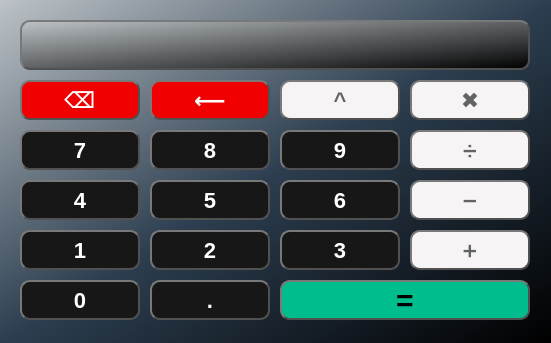
<?xml version="1.0" encoding="UTF-8"?>
<ui version="4.0">
 <class>QDialog</class>
 <widget class="QDialog" name="QDialog">
  <property name="enabled">
   <bool>true</bool>
  </property>
  <property name="geometry">
   <rect>
    <x>0</x>
    <y>0</y>
    <width>551</width>
    <height>343</height>
   </rect>
  </property>
  <property name="minimumSize">
   <size>
    <width>551</width>
    <height>343</height>
   </size>
  </property>
  <property name="maximumSize">
   <size>
    <width>551</width>
    <height>343</height>
   </size>
  </property>
  <property name="windowTitle">
   <string>Dori Calculator</string>
  </property>
  <property name="windowIcon">
   <iconset>
    <normaloff>Downloads/icon.ico</normaloff>Downloads/icon.ico</iconset>
  </property>
  <property name="autoFillBackground">
   <bool>false</bool>
  </property>
  <property name="styleSheet">
   <string notr="true">background-color: qlineargradient(x1: 0, y1: 0, x2: 1, y2: 1,stop: 0 #bdc3c7, stop: 0.5 #2c3e50, stop: 1 #000000);
</string>
  </property>
  <widget class="QPushButton" name="num7_button">
   <property name="geometry">
    <rect>
     <x>20</x>
     <y>130</y>
     <width>120</width>
     <height>40</height>
    </rect>
   </property>
   <property name="cursor">
    <cursorShape>PointingHandCursor</cursorShape>
   </property>
   <property name="styleSheet">
    <string notr="true">QPushButton{
    color: white;
    background-color: rgb(23, 23, 23);
    font: bold 22px;
    padding: 6px;
    border-style: outset;
    border-width: 2px;
    border-radius: 10px;
    border-color: rgb(81, 81, 81);
}

QPushButton:hover{
    background-color: rgb(36, 36, 36);

}

QPushButton:pressed{
    background-color: black;
}</string>
   </property>
   <property name="text">
    <string>7</string>
   </property>
  </widget>
  <widget class="QPushButton" name="num8_button">
   <property name="geometry">
    <rect>
     <x>150</x>
     <y>130</y>
     <width>120</width>
     <height>40</height>
    </rect>
   </property>
   <property name="cursor">
    <cursorShape>PointingHandCursor</cursorShape>
   </property>
   <property name="styleSheet">
    <string notr="true">QPushButton{
    color: white;
    background-color: rgb(23, 23, 23);
    font: bold 22px;
    padding: 6px;
    border-style: outset;
    border-width: 2px;
    border-radius: 10px;
    border-color: rgb(81, 81, 81);
}

QPushButton:hover{
    background-color: rgb(36, 36, 36);

}

QPushButton:pressed{
    background-color: black;
}</string>
   </property>
   <property name="text">
    <string>8</string>
   </property>
  </widget>
  <widget class="QPushButton" name="num6_button">
   <property name="geometry">
    <rect>
     <x>280</x>
     <y>180</y>
     <width>120</width>
     <height>40</height>
    </rect>
   </property>
   <property name="cursor">
    <cursorShape>PointingHandCursor</cursorShape>
   </property>
   <property name="styleSheet">
    <string notr="true">QPushButton{
    color: white;
    background-color: rgb(23, 23, 23);
    font: bold 22px;
    padding: 6px;
    border-style: outset;
    border-width: 2px;
    border-radius: 10px;
    border-color: rgb(81, 81, 81);
}

QPushButton:hover{
    background-color: rgb(36, 36, 36);

}

QPushButton:pressed{
    background-color: black;
}</string>
   </property>
   <property name="text">
    <string>6</string>
   </property>
  </widget>
  <widget class="QPushButton" name="num2_button">
   <property name="geometry">
    <rect>
     <x>150</x>
     <y>230</y>
     <width>120</width>
     <height>40</height>
    </rect>
   </property>
   <property name="cursor">
    <cursorShape>PointingHandCursor</cursorShape>
   </property>
   <property name="styleSheet">
    <string notr="true">QPushButton{
    color: white;
    background-color: rgb(23, 23, 23);
    font: bold 22px;
    padding: 6px;
    border-style: outset;
    border-width: 2px;
    border-radius: 10px;
    border-color: rgb(81, 81, 81);
}

QPushButton:hover{
    background-color: rgb(36, 36, 36);

}

QPushButton:pressed{
    background-color: black;
}</string>
   </property>
   <property name="text">
    <string>2</string>
   </property>
  </widget>
  <widget class="QPushButton" name="num3_button">
   <property name="geometry">
    <rect>
     <x>280</x>
     <y>230</y>
     <width>120</width>
     <height>40</height>
    </rect>
   </property>
   <property name="cursor">
    <cursorShape>PointingHandCursor</cursorShape>
   </property>
   <property name="styleSheet">
    <string notr="true">QPushButton{
    color: white;
    background-color: rgb(23, 23, 23);
    font: bold 22px;
    padding: 6px;
    border-style: outset;
    border-width: 2px;
    border-radius: 10px;
    border-color: rgb(81, 81, 81);
}

QPushButton:hover{
    background-color: rgb(36, 36, 36);

}

QPushButton:pressed{
    background-color: black;
}</string>
   </property>
   <property name="text">
    <string>3</string>
   </property>
  </widget>
  <widget class="QPushButton" name="num1_button">
   <property name="geometry">
    <rect>
     <x>20</x>
     <y>230</y>
     <width>120</width>
     <height>40</height>
    </rect>
   </property>
   <property name="cursor">
    <cursorShape>PointingHandCursor</cursorShape>
   </property>
   <property name="styleSheet">
    <string notr="true">QPushButton{
    color: white;
    background-color: rgb(23, 23, 23);
    font: bold 22px;
    padding: 6px;
    border-style: outset;
    border-width: 2px;
    border-radius: 10px;
    border-color: rgb(81, 81, 81);
}

QPushButton:hover{
    background-color: rgb(36, 36, 36);

}

QPushButton:pressed{
    background-color: black;
}</string>
   </property>
   <property name="text">
    <string>1</string>
   </property>
  </widget>
  <widget class="QPushButton" name="num9_button">
   <property name="geometry">
    <rect>
     <x>280</x>
     <y>130</y>
     <width>120</width>
     <height>40</height>
    </rect>
   </property>
   <property name="cursor">
    <cursorShape>PointingHandCursor</cursorShape>
   </property>
   <property name="styleSheet">
    <string notr="true">QPushButton{
    color: white;
    background-color: rgb(23, 23, 23);
    font: bold 22px;
    padding: 6px;
    border-style: outset;
    border-width: 2px;
    border-radius: 10px;
    border-color: rgb(81, 81, 81);
}

QPushButton:hover{
    background-color: rgb(36, 36, 36);

}

QPushButton:pressed{
    background-color: black;
}</string>
   </property>
   <property name="text">
    <string>9</string>
   </property>
  </widget>
  <widget class="QPushButton" name="num4_button">
   <property name="geometry">
    <rect>
     <x>20</x>
     <y>180</y>
     <width>120</width>
     <height>40</height>
    </rect>
   </property>
   <property name="cursor">
    <cursorShape>PointingHandCursor</cursorShape>
   </property>
   <property name="styleSheet">
    <string notr="true">QPushButton{
    color: white;
    background-color: rgb(23, 23, 23);
    font: bold 22px;
    padding: 6px;
    border-style: outset;
    border-width: 2px;
    border-radius: 10px;
    border-color: rgb(81, 81, 81);
}

QPushButton:hover{
    background-color: rgb(36, 36, 36);

}

QPushButton:pressed{
    background-color: black;
}</string>
   </property>
   <property name="text">
    <string>4</string>
   </property>
  </widget>
  <widget class="QPushButton" name="num5_button">
   <property name="geometry">
    <rect>
     <x>150</x>
     <y>180</y>
     <width>120</width>
     <height>40</height>
    </rect>
   </property>
   <property name="cursor">
    <cursorShape>PointingHandCursor</cursorShape>
   </property>
   <property name="styleSheet">
    <string notr="true">QPushButton{
    color: white;
    background-color: rgb(23, 23, 23);
    font: bold 22px;
    padding: 6px;
    border-style: outset;
    border-width: 2px;
    border-radius: 10px;
    border-color: rgb(81, 81, 81);
}

QPushButton:hover{
    background-color: rgb(36, 36, 36);

}

QPushButton:pressed{
    background-color: black;
}</string>
   </property>
   <property name="text">
    <string>5</string>
   </property>
  </widget>
  <widget class="QPushButton" name="sub_button">
   <property name="geometry">
    <rect>
     <x>410</x>
     <y>180</y>
     <width>120</width>
     <height>40</height>
    </rect>
   </property>
   <property name="cursor">
    <cursorShape>PointingHandCursor</cursorShape>
   </property>
   <property name="styleSheet">
    <string notr="true">QPushButton{
    color: rgb(99, 99, 99);
    background-color: rgb(246, 244, 244);
    font: bold 18px;
    padding: 6px;
    border-style: outset;
    border-width: 2px;
    border-radius: 10px;
    border-color: rgb(81, 81, 81);
}

QPushButton:hover{
    background-color: white;

}

QPushButton:pressed{
    background-color: rgb(237, 233, 233);
}</string>
   </property>
   <property name="text">
    <string>➖</string>
   </property>
  </widget>
  <widget class="QPushButton" name="div_button">
   <property name="geometry">
    <rect>
     <x>410</x>
     <y>130</y>
     <width>120</width>
     <height>40</height>
    </rect>
   </property>
   <property name="cursor">
    <cursorShape>PointingHandCursor</cursorShape>
   </property>
   <property name="styleSheet">
    <string notr="true">QPushButton{
    color: rgb(99, 99, 99);
    background-color: rgb(246, 244, 244);
    font: bold 18px;
    padding: 6px;
    border-style: outset;
    border-width: 2px;
    border-radius: 10px;
    border-color: rgb(81, 81, 81);
}

QPushButton:hover{
    background-color: white;

}

QPushButton:pressed{
    background-color: rgb(237, 233, 233);
}</string>
   </property>
   <property name="text">
    <string>➗</string>
   </property>
  </widget>
  <widget class="QPushButton" name="num0_button">
   <property name="geometry">
    <rect>
     <x>20</x>
     <y>280</y>
     <width>120</width>
     <height>40</height>
    </rect>
   </property>
   <property name="cursor">
    <cursorShape>PointingHandCursor</cursorShape>
   </property>
   <property name="styleSheet">
    <string notr="true">QPushButton{
    color: white;
    background-color: rgb(23, 23, 23);
    font: bold 22px;
    padding: 6px;
    border-style: outset;
    border-width: 2px;
    border-radius: 10px;
    border-color: rgb(81, 81, 81);
}

QPushButton:hover{
    background-color: rgb(36, 36, 36);

}

QPushButton:pressed{
    background-color: black;
}</string>
   </property>
   <property name="text">
    <string>0</string>
   </property>
  </widget>
  <widget class="QPushButton" name="plus_button">
   <property name="geometry">
    <rect>
     <x>410</x>
     <y>230</y>
     <width>120</width>
     <height>40</height>
    </rect>
   </property>
   <property name="cursor">
    <cursorShape>PointingHandCursor</cursorShape>
   </property>
   <property name="styleSheet">
    <string notr="true">QPushButton{
    color: rgb(99, 99, 99);
    background-color: rgb(246, 244, 244);
    font: bold 18px;
    padding: 6px;
    border-style: outset;
    border-width: 2px;
    border-radius: 10px;
    border-color: rgb(81, 81, 81);
}

QPushButton:hover{
    background-color: white;

}

QPushButton:pressed{
    background-color: rgb(237, 233, 233);
}</string>
   </property>
   <property name="text">
    <string>➕</string>
   </property>
  </widget>
  <widget class="QPushButton" name="dot_button">
   <property name="geometry">
    <rect>
     <x>150</x>
     <y>280</y>
     <width>120</width>
     <height>40</height>
    </rect>
   </property>
   <property name="cursor">
    <cursorShape>PointingHandCursor</cursorShape>
   </property>
   <property name="styleSheet">
    <string notr="true">QPushButton{
    color: white;
    background-color: rgb(23, 23, 23);
    font: bold 22px;
    padding: 6px;
    border-style: outset;
    border-width: 2px;
    border-radius: 10px;
    border-color: rgb(81, 81, 81);
}

QPushButton:hover{
    background-color: rgb(36, 36, 36);

}

QPushButton:pressed{
    background-color: black;
}</string>
   </property>
   <property name="text">
    <string>.</string>
   </property>
  </widget>
  <widget class="QPushButton" name="power_button">
   <property name="geometry">
    <rect>
     <x>280</x>
     <y>80</y>
     <width>120</width>
     <height>40</height>
    </rect>
   </property>
   <property name="cursor">
    <cursorShape>PointingHandCursor</cursorShape>
   </property>
   <property name="styleSheet">
    <string notr="true">QPushButton{
    color: rgb(99, 99, 99);
    background-color: rgb(246, 244, 244);
    font: bold 22px;
    padding: 6px;
    border-style: outset;
    border-width: 2px;
    border-radius: 10px;
    border-color: rgb(81, 81, 81);
}

QPushButton:hover{
    background-color: white;

}

QPushButton:pressed{
    background-color: rgb(237, 233, 233);
}</string>
   </property>
   <property name="text">
    <string>^</string>
   </property>
  </widget>
  <widget class="QPushButton" name="equal_button">
   <property name="geometry">
    <rect>
     <x>280</x>
     <y>280</y>
     <width>250</width>
     <height>40</height>
    </rect>
   </property>
   <property name="cursor">
    <cursorShape>PointingHandCursor</cursorShape>
   </property>
   <property name="styleSheet">
    <string notr="true">QPushButton{
    color: black;
    background-color: rgb(0, 189, 142);
    font: bold 30px;
    padding: 6px;
    border-style: outset;
    border-width: 2px;
    border-radius: 10px;
    border-color: rgb(81, 81, 81);
}

QPushButton:hover{
    background-color: rgb(0, 219, 164);

}

QPushButton:pressed{
    background-color: rgb(0, 168, 126);
}</string>
   </property>
   <property name="text">
    <string>=</string>
   </property>
  </widget>
  <widget class="QPushButton" name="mul_button">
   <property name="geometry">
    <rect>
     <x>410</x>
     <y>80</y>
     <width>120</width>
     <height>40</height>
    </rect>
   </property>
   <property name="cursor">
    <cursorShape>PointingHandCursor</cursorShape>
   </property>
   <property name="styleSheet">
    <string notr="true">QPushButton{
    color: rgb(99, 99, 99);
    background-color: rgb(246, 244, 244);
    font: bold 22px;
    padding: 6px;
    border-style: outset;
    border-width: 2px;
    border-radius: 10px;
    border-color: rgb(81, 81, 81);
}

QPushButton:hover{
    background-color: white;

}

QPushButton:pressed{
    background-color: rgb(237, 233, 233);
}</string>
   </property>
   <property name="text">
    <string>✖️</string>
   </property>
  </widget>
  <widget class="QPushButton" name="back_button">
   <property name="geometry">
    <rect>
     <x>150</x>
     <y>80</y>
     <width>120</width>
     <height>40</height>
    </rect>
   </property>
   <property name="cursor">
    <cursorShape>PointingHandCursor</cursorShape>
   </property>
   <property name="styleSheet">
    <string notr="true">QPushButton{
    color: white;
    background-color: rgb(240, 0, 0);
    font: bold 22px;
    padding: 6px;
    border-style: outset;
    border-width: 2px;
    border-radius: 10px;
    border-color: rgb(81, 81, 81);
}

QPushButton:hover{
    background-color: rgb(255, 41, 41);

}

QPushButton:pressed{
    background-color: rgb(224, 0, 0);
}</string>
   </property>
   <property name="text">
    <string>⟵</string>
   </property>
  </widget>
  <widget class="QPushButton" name="clear_button">
   <property name="geometry">
    <rect>
     <x>20</x>
     <y>80</y>
     <width>120</width>
     <height>40</height>
    </rect>
   </property>
   <property name="cursor">
    <cursorShape>PointingHandCursor</cursorShape>
   </property>
   <property name="styleSheet">
    <string notr="true">QPushButton{
    color: white;
    background-color: rgb(240, 0, 0);
    font: bold 22px;
    padding: 6px;
    border-style: outset;
    border-width: 2px;
    border-radius: 10px;
    border-color: rgb(81, 81, 81);
}

QPushButton:hover{
    background-color: rgb(255, 41, 41);

}

QPushButton:pressed{
    background-color: rgb(224, 0, 0);
}</string>
   </property>
   <property name="text">
    <string>⌫</string>
   </property>
  </widget>
  <widget class="QLineEdit" name="line_edit">
   <property name="geometry">
    <rect>
     <x>20</x>
     <y>20</y>
     <width>510</width>
     <height>50</height>
    </rect>
   </property>
   <property name="styleSheet">
    <string notr="true">background-color: qlineargradient(x1: 0, y1: 0, x2: 1, y2: 1,stop: 0 #bdc3c7, stop: 1 #000000);

color: white;
border-style: outset;
border-width: 2px;
border-radius: 10px;
border-color: rgb(81, 81, 81);
font: bold 22px;
padding: 6px;
</string>
   </property>
   <property name="text">
    <string/>
   </property>
   <property name="readOnly">
    <bool>true</bool>
   </property>
  </widget>
 </widget>
 <resources/>
 <connections/>
</ui>
